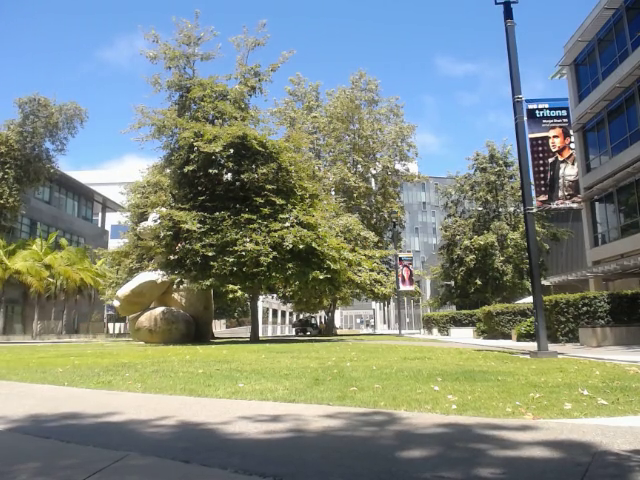
#> input picture frame 72 of videos/bearvid2-blank.mp4, 640 x 480 px, given in place of the camera
$ python time.py   (older library calls are emulated)
#> lines starting #> are read from the running program, lines starting #| are printed output that depends on the picture; after the words box and inside, x2 and y2 are one past the last pixel; in counts of white or black regions, pixels touching at a corner belong together
### OOCode/camera.py
import numpy as np
import cv2
import time

class Camera:

	def __init__(self, deviceNumber, filename):
		self.devNum = deviceNumber
		self.filename = filename
		self.filecount = 0
		#self.inUse = False
		self.cap = cv2.VideoCapture(self.devNum)
		self.cap.set(5, 30)
		self.cap.set(3, 424)
		self.cap.set(4, 240)


	# [4 lines left out: function on, not called in this run]

	def off(self):
		# turn the camera off
		#self.inUse = False
		self.cap.release()

	def isOn(self):
		# return true if the camera is on
		return self.cap.isOpened()

	def isOff(self):
		# return true if the camera is off
		return not self.cap.isOpened()

	def getFrame(self):
		# get the next video frame
		self.got_frame, self.frame = self.cap.read()
		return self.got_frame, self.frame

	# [19 lines left out: functions getFrameLowRes, getAndWriteFrame, not called in this run]

	def getName(self):
		return str(self.filename)

	def getDev(self):
		return deviceNumber


# [12 lines of commented-out code are left out]

### OOCode/trackingalgos.py
import cv2
import numpy as np
import CameraTrapCV as CTCV
ctcv = CTCV.CameraTrapCV()
MIN_BLOB_SIZE = 30

def diffaccWeight(f,t, avg):
	x_pos = -1
	y_pos = -1

	f = cv2.GaussianBlur(f,(5,5),0)
	cv2.accumulateWeighted(f,avg,0.4)
	res = cv2.convertScaleAbs(avg)
	res2 = cv2.absdiff(t, res.copy())
	ret,img_grey2 = cv2.threshold( res2, 7, 255, cv2.THRESH_BINARY )
	img_grey2 = cv2.GaussianBlur(img_grey2,(5,5),0)
	ret2,img_grey2 = cv2.threshold( img_grey2, 240, 255, cv2.THRESH_BINARY )

	img_thresh = ctcv.bg_subtractor.apply(img_grey2, None, 0.05)

	if np.count_nonzero(img_thresh) > 5:
		# Get the largest contour
		contours, hierarchy = cv2.findContours(img_thresh, cv2.RETR_TREE, cv2.CHAIN_APPROX_SIMPLE)

		# totally not from stack overflow
		areas = [cv2.contourArea(c) for c in contours]
		i_max  = np.argmax(areas)
		max_index = ctcv.getLargestContourIndex(img_thresh)

		# Make sure it's big enough
		if cv2.contourArea(contours[max_index]) >= MIN_BLOB_SIZE:
			cv2.drawContours(t, contours, max_index, (255, 255, 255), -1)
			x_pos, y_pos = ctcv.getCentroid(contours[max_index])

	return t, x_pos, y_pos


# [53 lines left out: function runningAvg, not called in this run]

### OOCode/CameraTrapCV.py
# CameraTrapCV.py
# -Computer vision functions for the Intelligent Camera Trap!

# problems:
#
#

import cv2
import numpy as np
import math

class CameraTrapCV():
    def __init__(self):
        self.PI = 3.14159
        self.bg_subtractor = cv2.BackgroundSubtractorMOG(history=200,
            nmixtures=5, backgroundRatio=0.7, noiseSigma=0)

        self.kalman = cv2.KalmanFilter()

    # returns the center of a contour
    # [19 lines left out: functions getCentroid, getPolar, not called in this run]

    '''
    def getPolar(self, x, y, frame_w):
        r = (x ** 2 + y ** 2) ** 1/2
        theta = math.atan2(y, (x-frame_w)/2) * 180. / self.PI
        return [r, theta]
    '''

    # converts an image to a chromaticity image with normalized RGB values
    # ranging between 0 and 255. This color space ignores shadows!
    # [28 lines left out: functions getChromaticity, sphericalAngleTransform, getLargestContourIndex, not called in this run]

    def getTopHalfImg(img_in):
      img_out = img_in[0:img_in.shape[0] / 2, 0:img_in.shape[1]/2]

### OOCode/time.py
def drawCross(img, center, r, g, b):
    '''
    Draws a cross a the specified X,Y coordinates with color RGB
    '''

    d = 5
    t = 2

    color = (r, g, b)

    ctrx = center[0]
    ctry = center[1]

    cv2.line(img, (ctrx - d, ctry - d), (ctrx + d, ctry + d), color, t, cv2.CV_AA)
    cv2.line(img, (ctrx + d, ctry - d), (ctrx - d, ctry + d), color, t, cv2.CV_AA)

import cv2
import time
import camera as Camera
import trackingalgos as ta
import numpy as np

myCamera0 = Camera.Camera(0, "cam0.avi")

got_frame, frame = myCamera0.getFrame()
#> in getFrame, self.frame is the input picture: shape (480, 640, 3); mean B, G, R 130.3, 137.6, 126.8
#> got_frame = True
t0 = cv2.cvtColor(frame, cv2.COLOR_RGB2GRAY)
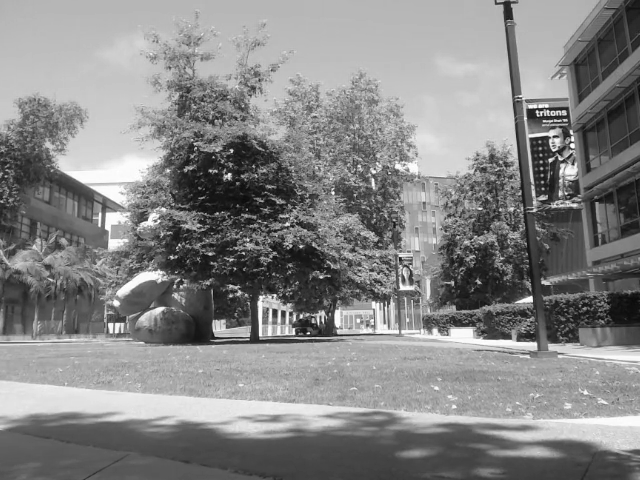
#> t0: shape (480, 640); min 10, max 255, mean 134.2
avg_daw0 = np.float32(t0)


i = 0
start_time = time.time()
while True:

	got_frame, frame = myCamera0.getFrame()
	t0 = cv2.cvtColor(frame, cv2.COLOR_RGB2GRAY)
	f0 = t0.copy()
	masked_img0, x0, y0 = ta.diffaccWeight(f0,t0, avg_daw0)
#> in diffaccWeight, `res2 = cv2.absdiff(t, res.copy())`:
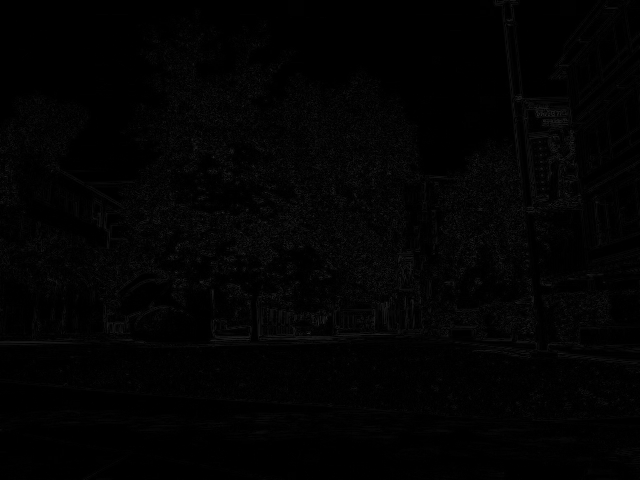
#> res2: shape (480, 640); min 0, max 42, mean 2.6
#> in diffaccWeight, `ret,img_grey2 = cv2.threshold( res2, 7, 255, cv2.THRESH_BINARY )`:
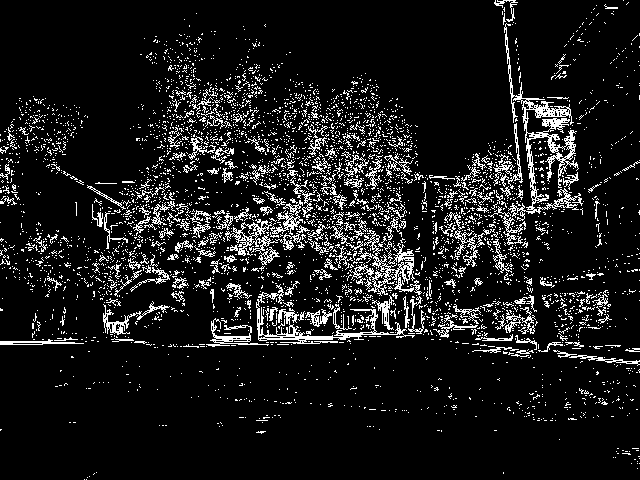
#> img_grey2: shape (480, 640); 10.1% white in thin lines or dots
#> in diffaccWeight, `img_grey2 = cv2.GaussianBlur(img_grey2,(5,5),0)`:
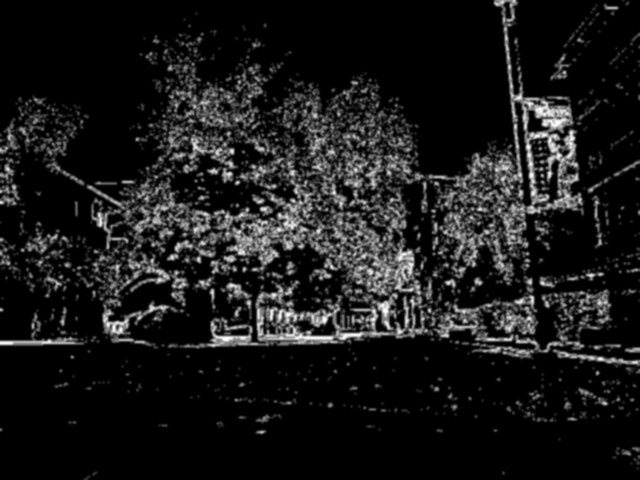
#> img_grey2: shape (480, 640); min 0, max 255, mean 25.8
#> in diffaccWeight, `ret2,img_grey2 = cv2.threshold( img_grey2, 240, 255, cv2.THRESH_BINARY )`: img_grey2: shape (480, 640); 0.03% white in thin lines or dots, all inside (x1, y1, x2, y2) = (108, 97, 573, 340)
#> in diffaccWeight, `img_thresh = ctcv.bg_subtractor.apply(img_grey2, None, 0.05)`: img_thresh: shape (480, 640); every value is 0
#> x0 = -1; y0 = -1
	#if((x0 != -1) | (y0 != -1)):
	drawCross(masked_img0, (x0, y0), 0,   0,   255)
	cv2.imwrite('frame' + str(i) + ".jpg", masked_img0)

	cv2.imshow( "frame", masked_img0 )

	i+=1
	if (i == 30):
		#finish_time = time.time()
		break
	key = cv2.waitKey(1)
#> (key Esc is pressed here)
	if key == 27:
		cv2.destroyWindow("0")
		myCamera0.off()
		break

print("--- %s seconds ---" % (time.time() - start_time))

$ run again, starting later in the video
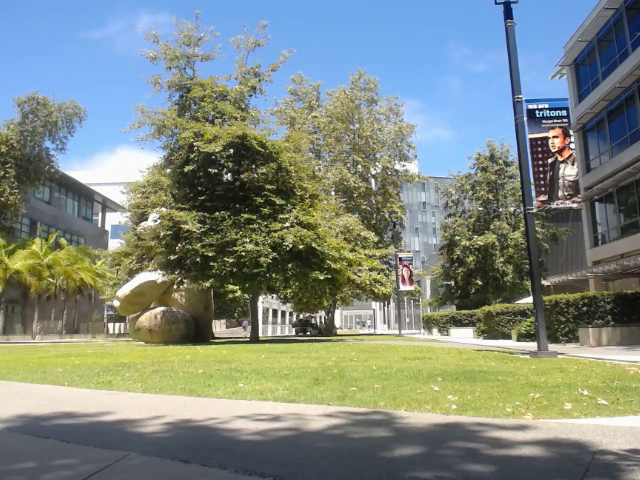
#> input picture frame 324 of videos/bearvid2-blank.mp4, 640 x 480 px, given in place of the camera
#> in getFrame, self.frame is the input picture: shape (480, 640, 3); mean B, G, R 129.8, 137.6, 126.8
#> got_frame = True
#> in diffaccWeight, `ret,img_grey2 = cv2.threshold( res2, 7, 255, cv2.THRESH_BINARY )`:
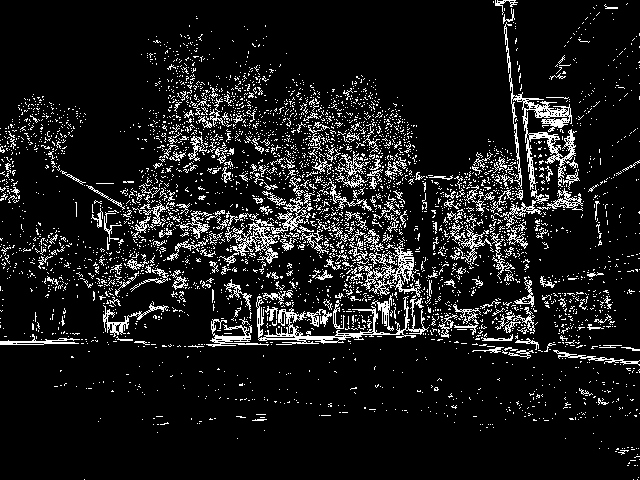
#> img_grey2: shape (480, 640); 10.2% white in thin lines or dots
#> in diffaccWeight, `img_grey2 = cv2.GaussianBlur(img_grey2,(5,5),0)`:
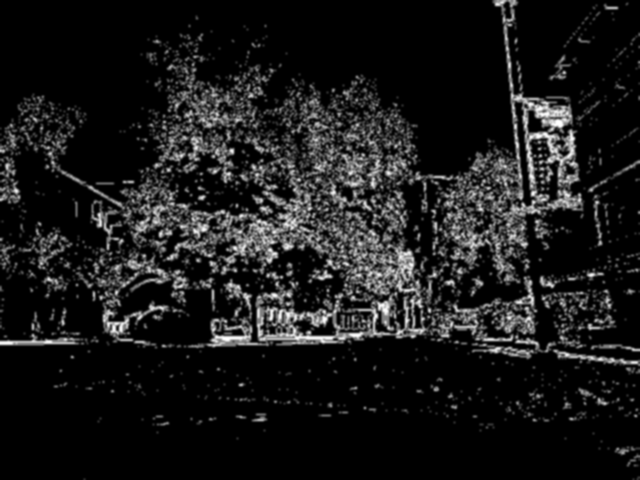
#> img_grey2: shape (480, 640); min 0, max 255, mean 26.1
#> img_thresh: shape (480, 640); every value is 0
#> x0 = -1

$ run again, starting later in the video
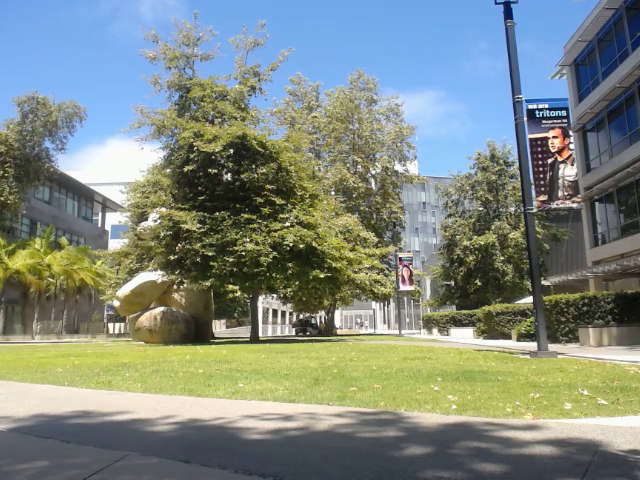
#> input picture frame 577 of videos/bearvid2-blank.mp4, 640 x 480 px, given in place of the camera
#> in getFrame, self.frame is the input picture: shape (480, 640, 3); mean B, G, R 129.3, 137.5, 127.1
#> got_frame = True
#> in diffaccWeight, `ret,img_grey2 = cv2.threshold( res2, 7, 255, cv2.THRESH_BINARY )`:
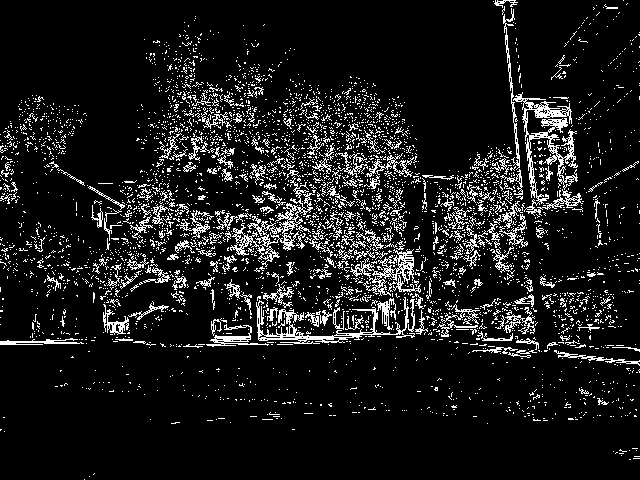
#> img_grey2: shape (480, 640); 10.2% white in thin lines or dots
#> in diffaccWeight, `img_grey2 = cv2.GaussianBlur(img_grey2,(5,5),0)`:
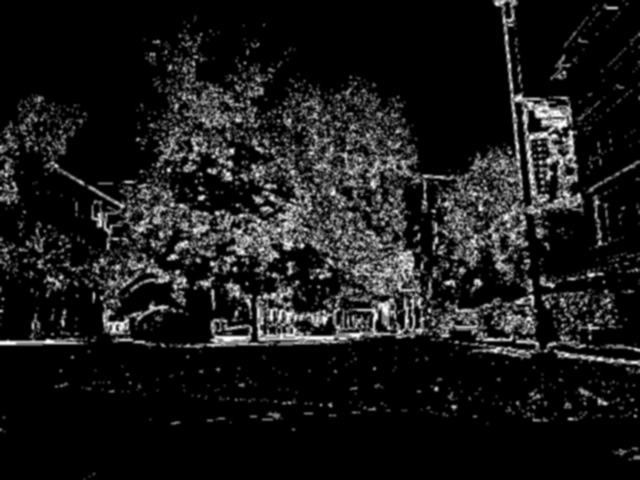
#> img_grey2: shape (480, 640); min 0, max 255, mean 25.9
#> img_thresh: shape (480, 640); every value is 0
#> x0 = -1
